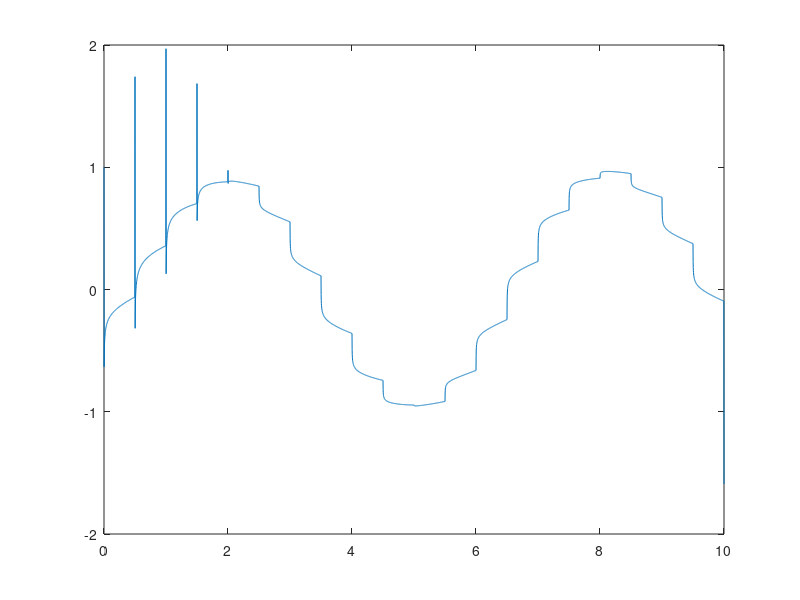
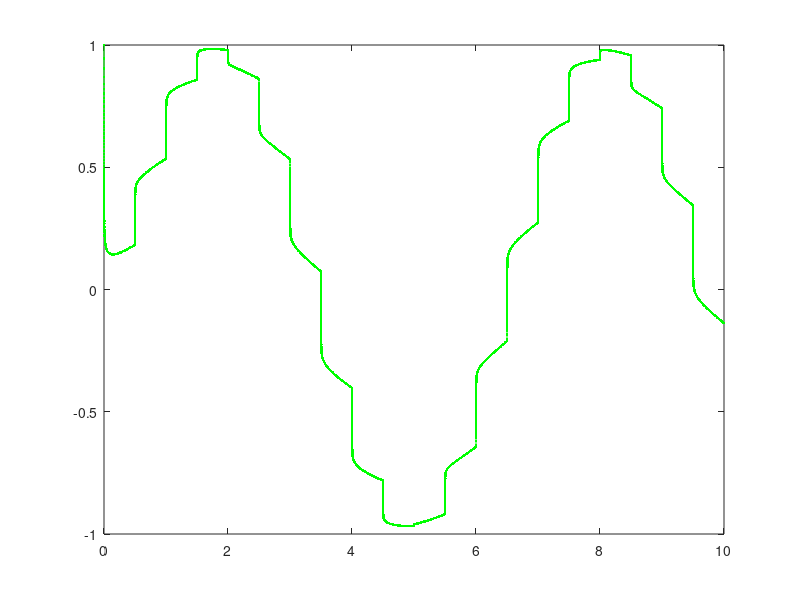
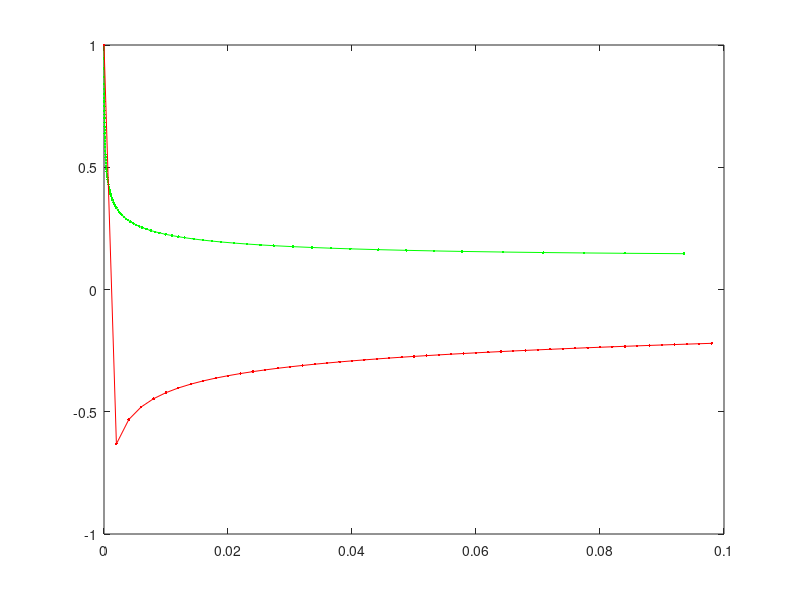
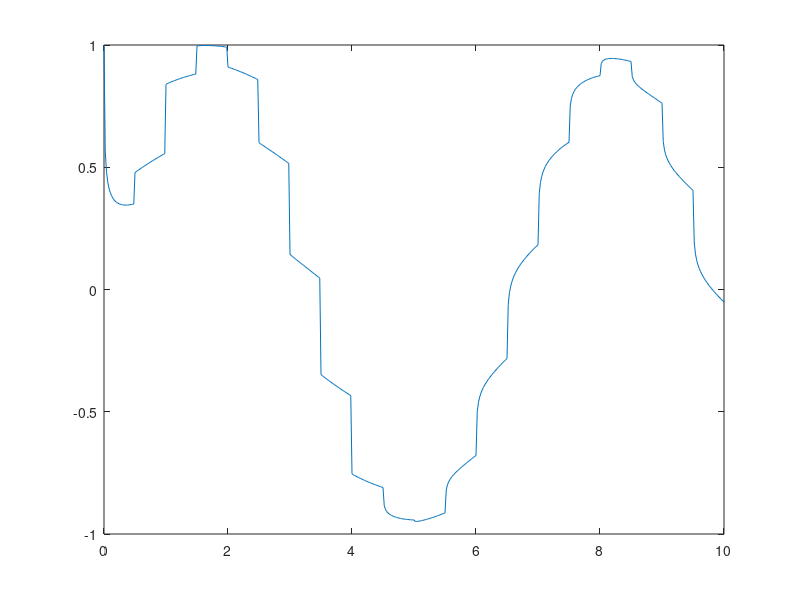

Reproduce these figures in MATLAB, in order.
function assignment3
  compute(0,true)
  compute(0,false)
  compute(1,true)
  compute(1,false)
  exit(1);
end

%%%%%%%%%%%%%%%%%%%%%%%%%%%%%%%%%%%%%%%%%%%%%%%%%%%%%%

function compute(problem,explicit)
  if explicit
    fprintf("problem %d using explicit methods\n",problem)
  else
    fprintf("problem %d using implicit methods\n",problem)
  end
  format longE
  maxh = 0.05; % maximal step size for adaptive methods

  % setup problem - defines
  % f,Df,T,y0, the tolerance for an adaptive method, and N0 which is the number of steps
  % per unit time, i.e., in [0,1].
  if problem == 0
    % the problem used in the week 9 recording - but also in the singular
    % perturbation recording in week 8 (with constant eps)
    a    = 2;      % choose a=0 for a constant eps
    eps0 = 0.0001;
    eps = @(t) a*(2*t-floor(2*t)) + eps0;
    T  = 10;
    f =  @(t,y) [ 1./eps(t)*(sin(t)-y(1)) ];
    Df = @(t,y) [ -1./eps(t) ];
    y0 = [1.];
    if explicit
      N0 = 500;
    else
      N0 = 50;
    end
    tol = 1e-5;
    finished = @(ydiff,t) true; % don't do any loop
    name = "p0";
  elseif problem == 1
    % van der Pol equation with quite forgiving parameter choice
    mu = 10;
    f =  @(t,y) [ y(2) mu*(1-y(1)*y(1))*y(2)-y(1) ];
    Df = @(t,y) [ 0 1 ; -2*mu*y(1)*y(2)+1 mu*(1-y(1)*y(1)) ];
    y0 = [2. 0.];
    T  = 20;
    freq = 18.863; % approximate frequency for this set of parameters
    if explicit
      N0 = 200;
    else
      N0 = 20;
    end
    tol = 1e-1;
    finished = @(ydiff,t) true; % should be replaced by a function handle to compute the frequency
    name = "p1";
  end

  % setup ode solver
  if explicit
    alpha = [0.    0.5   1.];
    gamma = [1./6. 2./3. 1./6.];
    beta  = [0.   0. 0. ;...
             0.5  0. 0. ;...
            -1.   2. 0. ];
    gammaStar = [0     1.    0.];
    name = strcat(name,"_ex");
    bi_solver = @ode45;
  else
    alpha = [1./2.  2./3.  1./2.  1.    ];
    gamma = [3./2. -3./2.  1./2.  1./2. ];
    beta  = [1./2.  0.     0.     0.    ;...
             1./6.  1./2.  0.     0.    ;...
            -1./2.  1./2.  1./2.  0.    ;...
             3./2. -3./2.  1./2.  1./2. ];
    gammaStar = [1.     0.     0.     0.    ];
    name = strcat(name,"_im");
    bi_solver = @ode23s;
  end

  %%%%%%%%%%%%%%%%%%%%%%%%%%%%%%%%%%%%%%%%%%%%%%%%%%%%%%

  fprintf("fixed: ");
  while 1 % loop added to approximate frequency - needs to define 'finished'
    stepper = @(f,Df,t0,y0,h) dirk(f,Df,t0,y0,h,alpha,beta,gamma);
    y = evolve(stepper,f,Df,0,y0, T,N0*T); 
    t = linspace(0,T,length(y));
    if finished(y-y0,t)
      break
    end
    N0 = N0*2;
  end
  if length(y0)==2  % phase portrait
    plot(y(:,1),y(:,2),'g.-');
  else              % show solution as function of t
    plot(t,y);
  end
  print(strcat(name,'_fixed'),'-depsc');
  fprintf("N=%d h=%d\n",length(y),1/N0);
  % store fixed time step solution to compare with adaptive solvers
  tfixed = t;
  yfixed = y;

  %%%%%%%%%%%%%%%%%%%%%%%%%%%%%%%%%%%%%%%%%%%%%%%%%%%%%%

  fprintf("adaptive: TODO\n");

  %%%%%%%%%%%%%%%%%%%%%%%%%%%%%%%%%%%%%%%%%%%%%%%%%%%%%%

  fprintf("build-in: ");
  while 1
    [t,y] = bi_solver(@(t,y) f(t,y)',[0 T],y0',...
            odeset('MaxStep',maxh,'NormControl','on','RelTol',tol));
    if finished(y-y0,t)
      break
    end
    tol = tol/10.;
  end
  h = diff(t);
  if length(y0)==2
    plot(y(:,1),y(:,2),'g.-');
    print(strcat(name,'buildin_pp'),'-depsc');

    plot(t,y(:,1),'g.-',t,y(:,2),'b.-');
  else
    plot(t,y,'g.-');
  end
  print(strcat(name,'buildin'),'-depsc');

  % compare on part of the time interval - of interest for problem 0 but
  % you could do something similar around a point in time of interest for
  % other problems....
  if length(y0)==1
    idx = find(t<0.1);
    idxfixed = find(tfixed<0.1);
    plot(t(idx),y(idx),'g.-',tfixed(idxfixed),yfixed(idxfixed),'r.-');
    print(strcat(name,'buildin_cmp'),'-depsc');
  end
  fprintf("N=%d hmin=%d\n",length(y),min(h));
end

%%%%%%%%%%%%%%%%%%%%%%%%%%%%%%%%%%%%%%%%%%%%%%%%%%%%%%%%%%%%%%%%%%%%%%%%
%%%%%%%%%%%%%%%%%%%%%%%%%%%%%%%%%%%%%%%%%%%%%%%%%%%%%%%%%%%%%%%%%%%%%%%%
%%%%%%%%%%%%%%%%%%%%%%%%%%%%%%%%%%%%%%%%%%%%%%%%%%%%%%%%%%%%%%%%%%%%%%%%

function [y,h] = embeddirk( f,Df, t0,y0, h0, alpha,beta,gamma,gammaStar, p,tol,maxh)
  % implemented embeded rk method here - start with the dirk method given
  % below (copy it here since the idea is to only compute stages once, so
  % you can't call the 'dirk' function directly.
end
function [t,y] = adaptEvolve(phi, f, Df, t0,y0, T,hStart)
  y = zeros([ 1 length(y0) ]);
  t = zeros([1]);
  y(1,:) = y0;
  t(1) = 0;
  h = hStart;
  while 1
    [ynew,h] = phi(f,Df, t(end),y(end,:), h);
    tnew = t(end)+h;
    y = [y ; ynew];
    t = [t ; tnew];
    if tnew > T
      break;
    end
  end
end

%%%%%%%%%%%%%%%%%%%%%%%%%%%%%%%%%%%%%%%%%%%%%%%%%%%%%%%%%%%%%%%%%%%%%%%%
%%%%%%%%%%%%%%%%%%%%%%%%%%%%%%%%%%%%%%%%%%%%%%%%%%%%%%%%%%%%%%%%%%%%%%%%
%%%%%%%%%%%%%%%%%%%%%%%%%%%%%%%%%%%%%%%%%%%%%%%%%%%%%%%%%%%%%%%%%%%%%%%%

function y = evolve(phi, f,Df, t0,y0, T,N)
  % compute y_{n+1} = phi(t_n,y_n;h) for n=1,...,N and t_i=ih
  % with h=T/N; so t_1=t0 and t_{N+1}=T
  h = T/N;
  y = zeros([ N+1 length(y0) ]);
  y(1,:) = y0;
  t = 0;
  for i=1:N
    y(i+1,:) = phi(f,Df, t,y(i,:), h);
    t = t+h;
  end
end
function y = dirk( f,Df, t0,y0, h, alpha,beta,gamma)
  m = length(y0);
  s = length(alpha);
  k = zeros(s,m);
  y = y0;
  for i=1:s
    ti = t0+alpha(i)*h;
    yi = y0;
    for j=1:s-1
      yi = yi + (h*beta(i,j)).*k(j,:);
    end
    if beta(i,i) == 0
      k(i,:) = f(ti,yi); 
    else
      [k(i,:), n] = newton (@(ki) ki-f(ti,yi+(h*beta(i,i)).*ki),...
                            @(ki) eye(m)-(h*beta(i,i)).*Df(ti,yi+(h*beta(i,i)).*ki),...
                            f(t0,y0), 1e-15,1000);
    end
    y = y + (h*gamma(i)).*k(i,:);
  end
  assert( any(isnan(y))==0 );
end
function [x,k] = newton(F,DF,x0,eps,K)
  k  = 0;
  x  = x0;
  Fx = F(x);
  while dot(Fx,Fx) > eps*eps && k<K
    x  = x - (DF(x)\Fx')';
    Fx = F(x);
    k  = k+1;
  end
end
